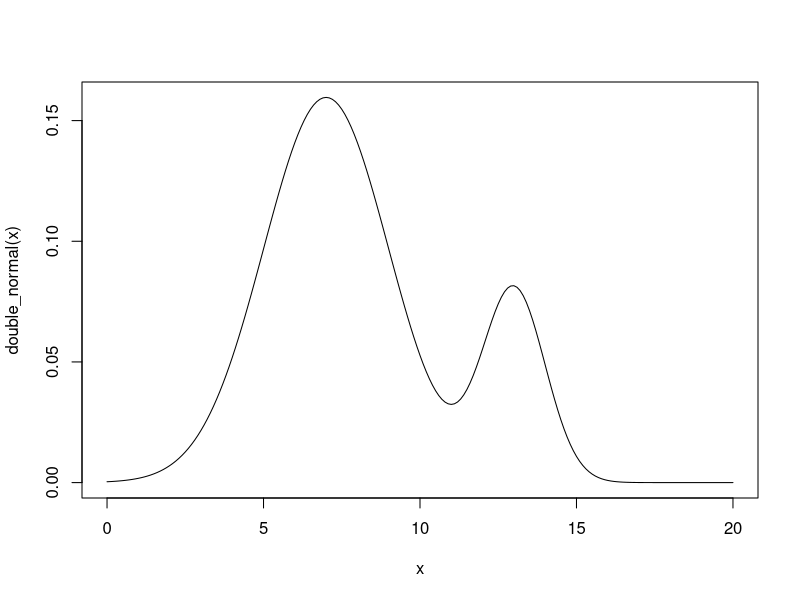

Write the R code that produced this figure.
set.seed(43)

## Generate bimodal distribution
## as a mixture of two normal distributions
## using rejection sampling method

n <- 1000 # sample size
M <- 20  # right bound of distribution

## predefined density function
double_normal <- function(x) {
  res <- (0.8 * dnorm(x, 7, 2) + 0.2 * dnorm(x, 13, 1))/0.999813896704
}

## test plot 1
x <- seq(0, 20, by = 0.1)
plot(x, double_normal(x), type = "l")

## compute maximum of the density function
y <- double_normal(x)
ymax <- max(y)

## initialize the list for output
incubation_times <- c()

## Do rejection sampling
while (length(incubation_times) < n) {
  # ste1: generate random uniform from [0, M]
  U <- runif(1, max = M)
  
  # step2: sample a standard Uniform[0,1]
  V <- runif(1)
  
  # step3: check if we accept it
  if (V < double_normal(U) / (M * ymax)) {
    incubation_times <- c(incubation_times, U)
  }
}

incubation_times <- round(incubation_times)

V1 <- sample(1:30, n, replace=T)
V <- vector(,n)
for (i in 1: n){
	V[i] <- sample(1:V1[i],1)
	}
 

# left interval
left_ <- sample(1:3, n, replace=T)
right_ <- sample(1:3, n, replace=T)

tmp <- V + incubation_times

V2 <- tmp - left_
V3 <- tmp + right_

df <- data.frame(V1, V2, V3)

write.csv(df, "test_data.csv", row.names=FALSE)
